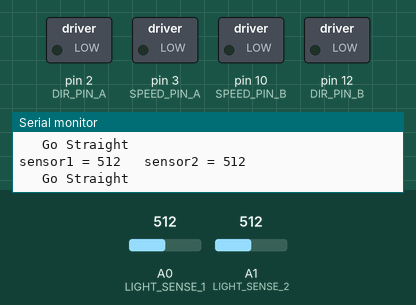
A sketch run on a simulated Arduino Uno, built with avr-gcc and run on an emulated ATmega328P. On the bench: switched loads named in the sketch (green lamp = pin HIGH), the last lines printed to the serial monitor. Inputs (shaded band) come from the test bench; at power-on: A0 (LIGHT_SENSE_1) = 512, A1 (LIGHT_SENSE_2) = 512.

Above: at 1.2 s.
1.3 s: A0 (LIGHT_SENSE_1) set to 530
2.8 s: A0 (LIGHT_SENSE_1) set to 553
At 3.2 s:
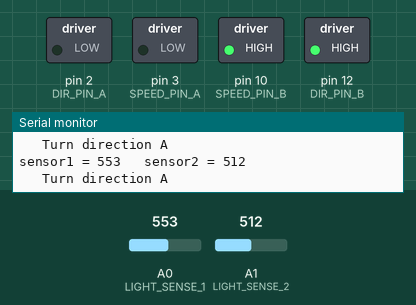
4.4 s: A1 (LIGHT_SENSE_2) set to 532
At 5.0 s:
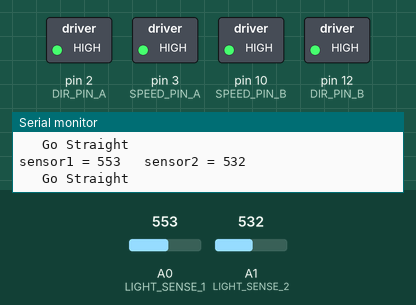
6.0 s: A1 (LIGHT_SENSE_2) set to 511
At 6.6 s:
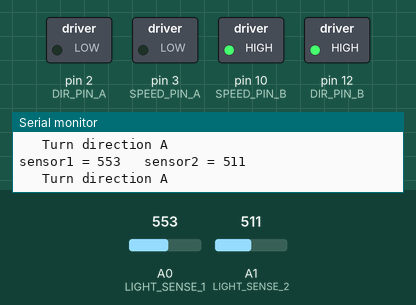
7.6 s: A1 (LIGHT_SENSE_2) set to 716
At 8.4 s:
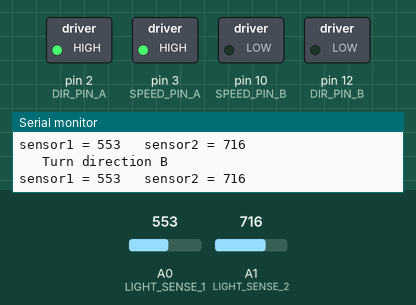
9.2 s: A0 (LIGHT_SENSE_1) set to 671
10.7 s: A0 (LIGHT_SENSE_1) set to 694
At 10.85 s:
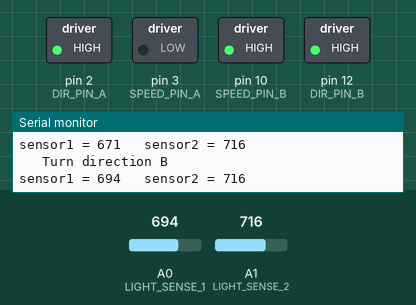
Timing chart, 0 to 13.3 s (numbered marks = the images above; inputs shaded):
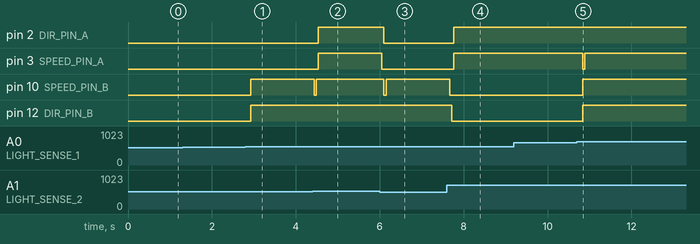

Measured:
- the behaviour switches between 542 and 543 on A0 (LIGHT_SENSE_1) (found by bisection; images 0 and 1)
- the behaviour switches between 522 and 523 on A1 (LIGHT_SENSE_2) (found by bisection; images 1 and 2)
- the behaviour switches between 685 and 686 on A0 (LIGHT_SENSE_1) (found by bisection; images 4 and 5)
- after the input at 2.8 s, pin 10 (SPEED_PIN_B), pin 12 (DIR_PIN_B): LOW → HIGH after 0.12 s
- after the input at 4.4 s, pin 2 (DIR_PIN_A), pin 3 (SPEED_PIN_A): LOW → HIGH after 0.14 s; pin 10 (SPEED_PIN_B): HIGH → LOW at once, → HIGH 0.05 s later
- after the input at 6.0 s, pin 2 (DIR_PIN_A): HIGH → LOW after 0.10 s; pin 3 (SPEED_PIN_A): HIGH → LOW after 0.05 s; pin 10 (SPEED_PIN_B): HIGH → LOW after 0.10 s, → HIGH 0.05 s later
- after the input at 7.6 s, pin 2 (DIR_PIN_A), pin 3 (SPEED_PIN_A): LOW → HIGH after 0.16 s; pin 10 (SPEED_PIN_B): HIGH → LOW after 0.06 s; pin 12 (DIR_PIN_B): HIGH → LOW after 0.11 s
- after the input at 10.7 s, pin 3 (SPEED_PIN_A): HIGH → LOW after 0.14 s, → HIGH 0.05 s later; pin 10 (SPEED_PIN_B), pin 12 (DIR_PIN_B): LOW → HIGH after 0.14 s

The sketch:

robot01.ino
```cpp
/****************************/
/*    PIN assignments       */
/****************************/
const int SPEED_PIN_A  = 3;
const int DIR_PIN_A = 2;

const int SPEED_PIN_B = 10;
const int DIR_PIN_B = 12;

const int LIGHT_SENSE_1 = A0;
const int LIGHT_SENSE_2 = A1;

/****************************/
/*    Motor part            */
/****************************/
const char SPEED_FULL   = 0xFF;
const char SPEED_MEDIUM = 0x10;
const char SPEED_LOW    = 0x08;
const char SPEED_STOP   = 0x00;

const bool DIR_FORWARD   = HIGH;
const bool DIR_BACKWARDS = LOW;

typedef struct {
  int dir_pin;
  int speed_pin;
}motor_t;

motor_t motors[2] = {
  { DIR_PIN_A, SPEED_PIN_A },
  { DIR_PIN_B, SPEED_PIN_B }
};

enum {
  MOTOR_A,
  MOTOR_B
};

typedef enum {
  STRAIGHT,
  LEFT,
  RIGHT
}dir_t;

#define FORWARD(M) go((M), SPEED_FULL, DIR_FORWARD)
#define BACKWARDS(M) go((M), SPEED_FULL, DIR_BACKWARDS)
#define STOP(M) go((M), SPEED_STOP, DIR_BACKWARDS)

#define STOP_A() STOP(MOTOR_A)
#define STOP_B() STOP(MOTOR_B)

#define FORWARD_A() FORWARD(MOTOR_A)
#define FORWARD_B() FORWARD(MOTOR_B)

#define BACKWARDS_A() BACKWARDS(MOTOR_A)
#define BACKWARDS_B() BACKWARDS(MOTOR_B)

dir_t current_direction;
dir_t new_direction;

void go(int motor, uint8_t speed, bool direction) {
  /* We need the motor to stop first before changing direction */
  analogWrite(motors[motor].speed_pin, 0);
  delay(50);

  digitalWrite(motors[motor].dir_pin, direction);
  analogWrite(motors[motor].speed_pin, speed);  //set motor to run at (100/255 = 39)% duty cycle (slow)
}

void set_motors_to_new_direction()
{
  if(new_direction != current_direction)
  {
    current_direction = new_direction;
    switch(new_direction){
      case STRAIGHT:
      {
        FORWARD_B();
        FORWARD_A();
      }
      break;
      case LEFT:
      {
        STOP_A();
        FORWARD_B();
      }
      break;
      case RIGHT:
      {
        STOP_B();
        FORWARD_A();
      }
      break;
    }
  }
}

void print_current_direction()
{
  switch(new_direction){
    case STRAIGHT:
    {
      Serial.println("\t Go Straight");
    }
    break;
    case LEFT:
    {
      Serial.println("\t Turn direction A");
    }
    break;
    case RIGHT:
    {
      Serial.println("\t Turn direction B");
    }
    break;
  }
}
/****************************/
/*    LDR sensor part       */
/****************************/

const int hysteresis = 30;

int sensor1Value;
int sensor2Value;

void read_light_sensors()
{
  sensor1Value = analogRead(LIGHT_SENSE_1);
  sensor2Value = analogRead(LIGHT_SENSE_2);
}

void print_light_values_to_serial()
{
  Serial.print("sensor1 = ");
  Serial.print(sensor1Value);

  Serial.print("\t sensor2 = ");
  Serial.println(sensor2Value);
}

void decide_new_direction()
{
  int sensorDiff = sensor1Value - sensor2Value;

  if(sensorDiff < -hysteresis)
  {
    new_direction = RIGHT;
  }
  else if(sensorDiff > hysteresis)
  {
    new_direction = LEFT;
  }
  else
  {
    new_direction = STRAIGHT;
  }
}

void wait_a_little()
{
  delay(100);
}

void init_globals()
{
  sensor1Value = 0;
  sensor2Value = 0;
  current_direction = STRAIGHT;
  new_direction = STRAIGHT;
}

void init_pins()
{
  pinMode(SPEED_PIN_A, OUTPUT);
  pinMode(DIR_PIN_A, OUTPUT);

  pinMode(SPEED_PIN_B, OUTPUT);
  pinMode(DIR_PIN_B, OUTPUT);

  Serial.begin(9600);

  pinMode(LIGHT_SENSE_1, INPUT);
  pinMode(LIGHT_SENSE_2, INPUT);
}

void setup()
{
  init_pins();
  init_globals();
}

void loop()
{
  read_light_sensors();

  print_light_values_to_serial();

  decide_new_direction();

  set_motors_to_new_direction();

  print_current_direction();

  wait_a_little();
}
```
